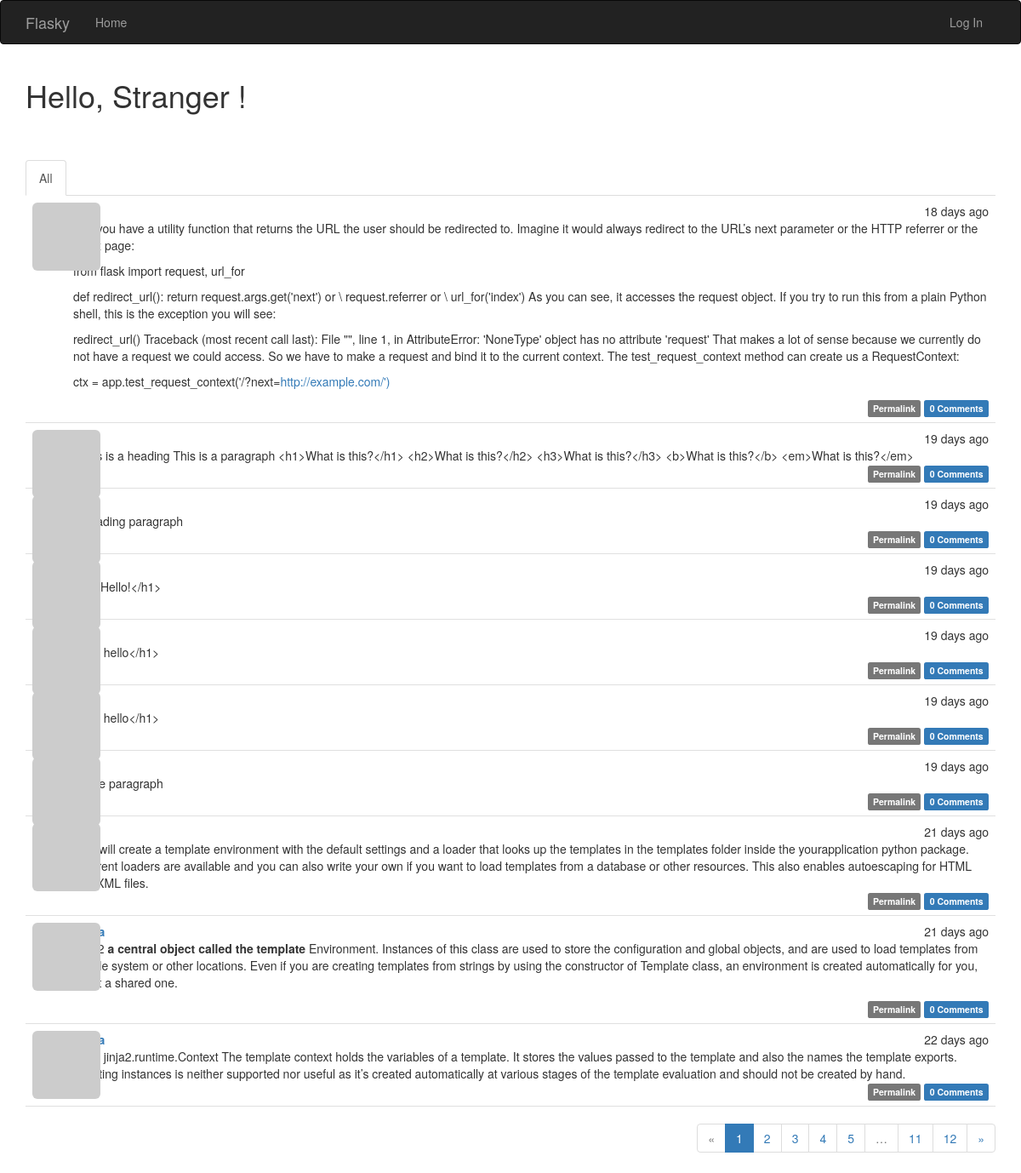
Before: / with the older database file.
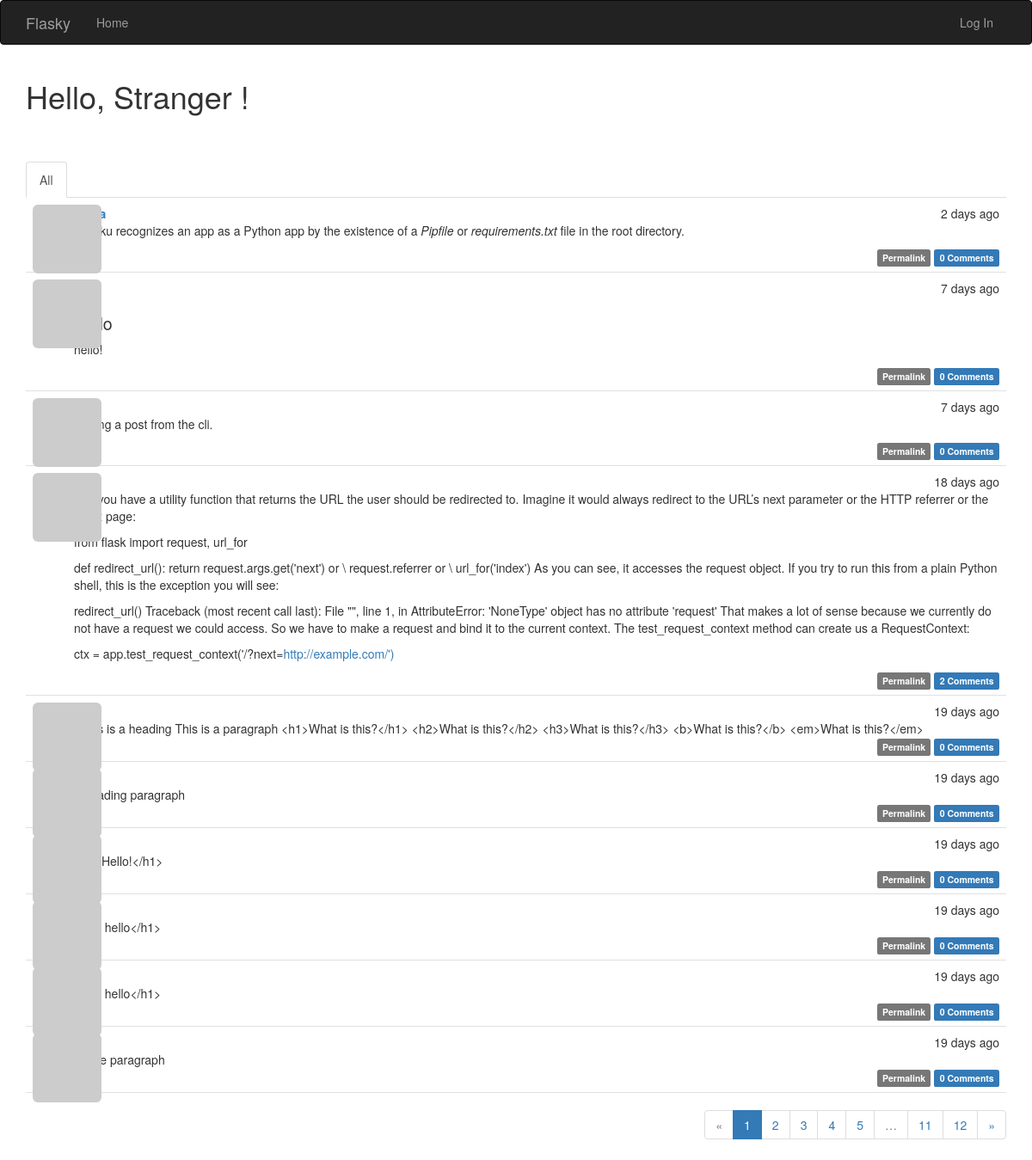
After: the same page with the newer database file.
### app/models.py (models this page shows, shortened)
class Post(db.Model):
    __tablename__ = 'posts'
    id = db.Column(db.Integer, primary_key=True)
    body = db.Column(db.Text)
    body_html = db.Column(db.Text)
    timestamp = db.Column(db.DateTime, index=True, default=datetime.utcnow)
    author_id = db.Column(db.Integer, db.ForeignKey('users.id'))
    comments = db.relationship('Comment', backref='post', lazy='dynamic')

### app/main/views.py (the view)
@main.route('/', methods=['GET', 'POST'])
def index():
    form = PostForm()
    if current_user.can(Permission.WRITE_ARTICLES) and \
            form.validate_on_submit():
        post = Post(body=form.body.data,
                    author=current_user._get_current_object())
        db.session.add(post)
        return redirect(url_for('.index'))
    page = request.args.get('page', 1, type=int)
    show_followed = False
    if current_user.is_authenticated:
        show_followed = bool(request.cookies.get('show_followed', ''))
    if show_followed:
        query = current_user.followed_posts
    else:
        query = Post.query
    pagination = query.order_by(Post.timestamp.desc()).paginate(
        page, per_page=current_app.config['FLASKY_POSTS_PER_PAGE'],
        error_out=False)
    posts = pagination.items
    return render_template('index.html', form=form, posts=posts,
                           show_followed=show_followed, pagination=pagination)

### app/auth/views.py (called while the page is built)
@auth.before_app_request
def before_request():
    if current_user.is_authenticated:
        current_user.ping()
        if not current_user.confirmed \
                and request.endpoint \
                and request.endpoint[:5] != 'auth.' \
                and request.endpoint != 'static':
            return redirect(url_for('auth.unconfirmed'))

### app/main/__init__.py (called while the page is built)
@main.app_context_processor
def inject_permissions():
    return dict(Permission=Permission)

### app/main/views.py (called while the page is built)
@main.after_app_request
def after_request(response):
    for query in get_debug_queries():
        if query.duration >= current_app.config['FLASKY_SLOW_DB_QUERY_TIME']:
            current_app.logger.warning(
                'Slow query: %s\nParameters: %s\nDuration: %fs\nContext: %s\n' %
                (query.statement, query.parameters, query.duration,
                 query.context))
    return response

### app/models.py (called while the page is built)
    def can(self, permissions):
        return False

    def is_administrator(self):
        return False

### app/templates/index.html (shortened to what this page needs)
{% extends "base.html" %}
{% import "bootstrap/wtf.html" as wtf %}
{% import "_macros.html" as macros %}
{% block page_content %}
<div class="page_header">
  <h1>Hello,
    {% if current_user.is_authenticated %}
      {{ current_user.username }}
    {% else %}
      Stranger
    {% endif %}
    !</h1>
</div>
<br>
<div class="post-tabs">
  <ul class="nav nav-tabs">
    <li{% if not show_followed %} class="active"{% endif %}><a href="{{
        url_for('.show_all') }}">All</a></li>
  </ul>
{% include '_posts.html' %}
{% if pagination %}
<div class="pagination">
  {{ macros.pagination_widget(pagination, '.index') }}
</div>
{% endif %}
{% endblock %}

### app/templates/_posts.html (shortened to what this page needs)
<ul class="posts">
  {% for post in posts %}
  <li class="post">
    <div class="post-thumbnail">
      <a href="{{ url_for('.user', username=post.author.username) }}">
        <img class="img-rounded profile-thumbnail" src="{{
        post.author.gravatar(size=40) }}">
      </a>
    </div>
    <div class="post-content">
      <div class="post-date">{{ moment(post.timestamp).fromNow() }}</div>
      <div class="post-author">
        <a href="{{ url_for('.user', username=post.author.username) }}">
        </a>
      </div>
      <div class="post-body">
        {% if post.body_html %}
          {{ post.body_html | safe }}
        {% else %}
          {{ post.body }}
        {% endif %}
      </div>
      <div class="post-footer">
        <a href="{{ url_for('.post', id=post.id) }}">
          <span class="label label-default">Permalink</span>
        </a>
        <a href="{{ url_for('.post', id=post.id) }}#comments">
          <span class="label label-primary">{{ post.comments.count() }}
            Comments</span>
        </a>
      </div>
    </div>
  </li>
  {% endfor %}
</ul>

Changed rows visible on the page:
no longer on this page (row unchanged): Post: timestamp "21 days ago", body "This will create a template environment with the default settings and a loader that looks up the templates in the templates folder inside the yourapplication python package. Different loaders are available and you can also write your own if you want to load templates from a database or other resources. This also enables autoescaping for HTML and XML files.", comments.count "0"
no longer on this page (row unchanged): Post: timestamp "21 days ago", body_html "a central object called the template Environment. Instances of this class are used to store the configuration and global objects, and are used to load templates from the file system or other locations. Even if you are creating templates from strings by using the constructor of Template class, an environment is created automatically for you, albeit a shared one.", comments.count "0"
no longer on this page (row unchanged): Post: timestamp "22 days ago", body "class jinja2.runtime.Context The template context holds the variables of a template. It stores the values passed to the template and also the names the template exports. Creating instances is neither supported nor useful as it’s created automatically at various stages of the template evaluation and should not be created by hand.", comments.count "0"
added Post: timestamp "2 days ago", body_html "Heroku recognizes an app as a Python app by the existence of a Pipfile or requirements.txt file in the root directory.", comments.count "0"
added Post: timestamp "7 days ago", body_html "hello!", comments.count "0"
added Post: timestamp "7 days ago", body_html "Adding a post from the cli.", comments.count "0"
computed for Post "18 days ago": comments.count "0" → "2"
